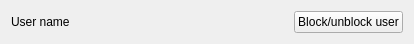
<?xml version="1.0" encoding="UTF-8"?>
<ui version="4.0">
 <class>UserForm</class>
 <widget class="QWidget" name="UserForm">
  <property name="geometry">
   <rect>
    <x>0</x>
    <y>0</y>
    <width>414</width>
    <height>42</height>
   </rect>
  </property>
  <property name="windowTitle">
   <string>Form</string>
  </property>
  <layout class="QHBoxLayout" name="horizontalLayout">
   <item>
    <widget class="QLabel" name="lblUserName">
     <property name="text">
      <string>User name</string>
     </property>
    </widget>
   </item>
   <item>
    <spacer name="horizontalSpacer">
     <property name="orientation">
      <enum>Qt::Orientation::Horizontal</enum>
     </property>
     <property name="sizeHint" stdset="0">
      <size>
       <width>40</width>
       <height>20</height>
      </size>
     </property>
    </spacer>
   </item>
   <item>
    <widget class="QPushButton" name="BlockUnblockBtn">
     <property name="text">
      <string>Block/unblock user</string>
     </property>
    </widget>
   </item>
  </layout>
 </widget>
 <resources/>
 <connections/>
</ui>
